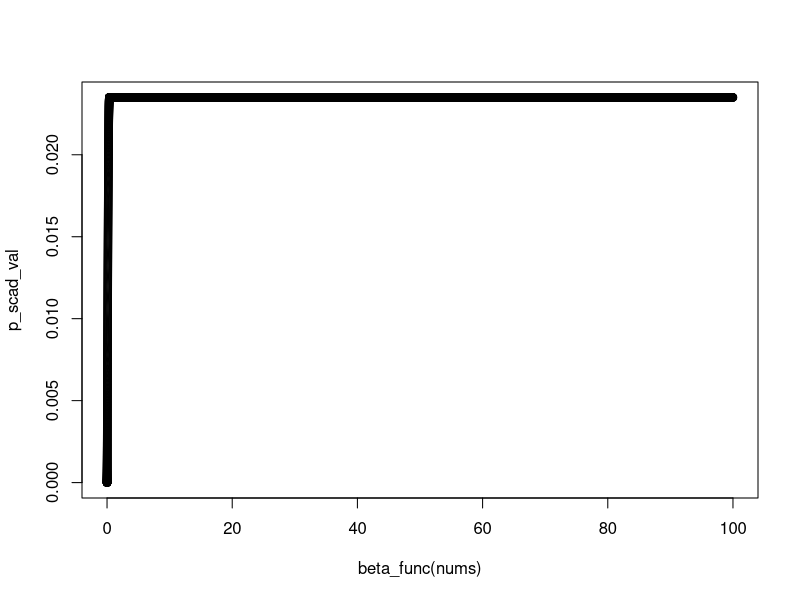
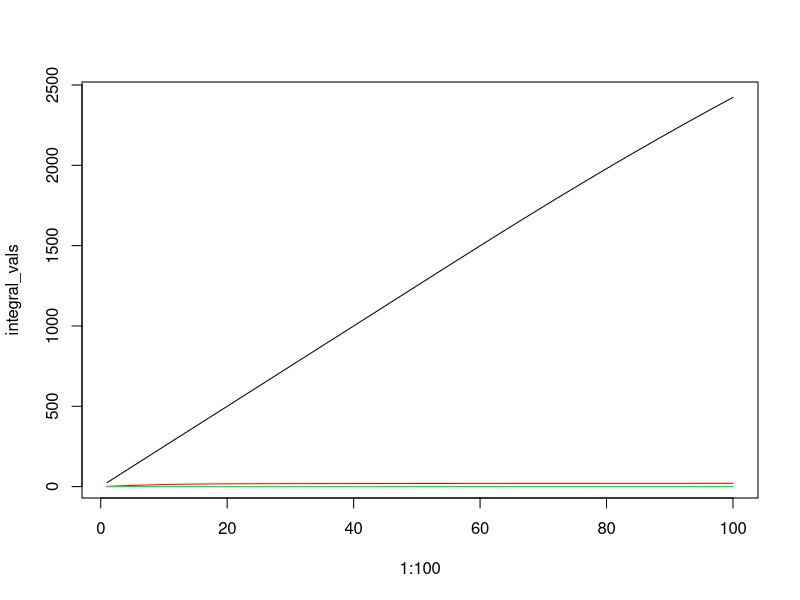

These figures' R source, in order:
##### SCAD Function #####

### Defining Function
p_scad <- function(beta, lambda, a){
  
  vals = c()
  
  for (i in 1:length(beta)) {
    
    if (0 <= beta[i] & beta[i] <= lambda){
      vals[i] <- lambda*beta[i]
    }
    
    if (lambda < beta[i] & beta[i] < a*lambda){
      vals[i] <- -(beta[i]^2 - 2*a*lambda*beta[i] + lambda^2)/(2*(a - 1))
    }
    
    if (beta[i] >= a*lambda){
      vals[i] <- ((a + 1)*lambda^2)/2
    }
    
  }

  return(as.numeric(vals))
  
}

### Defining beta values
beta_func <- function(nums){
  vals <- nums^2
  return(vals)
}

nums = seq(0, 10, 0.001)

### Running function
p_scad_val <- p_scad(beta_func(nums), 0.1, 3.7)

plot(beta_func(nums), p_scad_val)


### Integrating
integral_vals = c()
for (i in 1:100) {
 integral_vals[i] <- integrate(p_scad, a = 3.7, lambda = 50, 0, i)[[1]]/i
}

plot(1:100, integral_vals, type = "l")

integral_vals = c()
for (i in 1:100) {
  integral_vals[i] <- integrate(p_scad, a = 3.7, lambda = 3, 0, i)[[1]]/i
}

lines(1:100, integral_vals, col = "red")

integral_vals = c()
for (i in 1:100) {
  integral_vals[i] <- integrate(p_scad, a = 3.7, lambda = 0.5, 0, i)[[1]]/i
}

lines(1:100, integral_vals, col = "blue")

integral_vals = c()
for (i in 1:100) {
  integral_vals[i] <- integrate(p_scad, a = 3.7, lambda = 0, 0, i)[[1]]/i
}

lines(1:100, integral_vals, col = "green")

